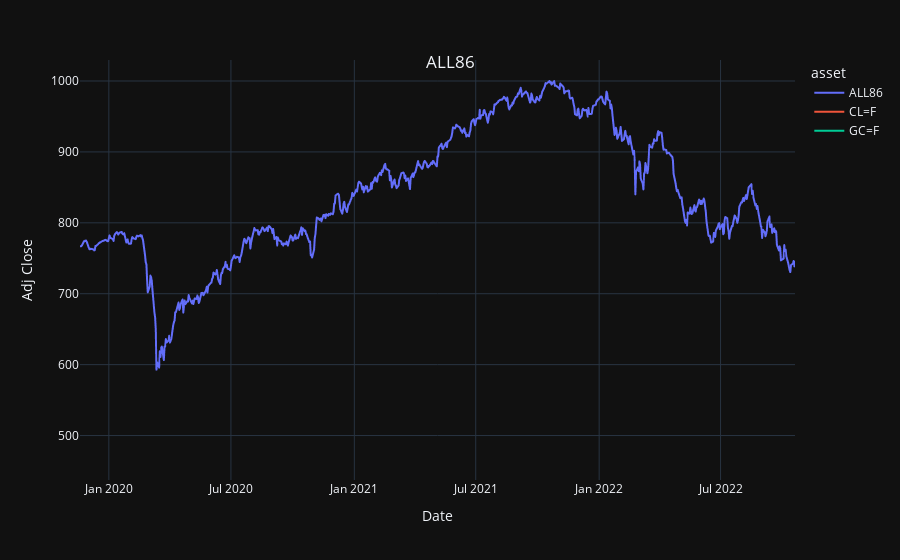

The notebook cell saved with this chart:
### Code cell
import plotly.express as px

template = "plotly_dark"

fig = px.line(all, x='Date', y="Adj Close", color='asset', template=template)

fig.update_layout(
    title={
        'text': "ALL86",
        'y':0.9,
        'x':0.5,
        'xanchor': 'center',
        'yanchor': 'top'})
fig.show()

### Figure 1 — Plotly figure (JSON) as saved in the notebook; plotly's stock layout.template omitted (floating-point values rounded to 4 significant figures; data arrays with more than 128 entries replaced by an {"elided": "..."} marker saying what was removed)
{"data": [{"hovertemplate": "asset=ALL86<br>Date=%{x}<br>Adj Close=%{y}<extra></extra>", "legendgroup": "ALL86", "line": {"color": "#636efa", "dash": "solid"}, "marker": {"symbol": "circle"}, "mode": "lines", "name": "ALL86", "showlegend": true, "type": "scattergl", "x": {"elided": "742 str values"}, "xaxis": "x", "y": {"elided": "742 float values"}, "yaxis": "y"}, {"hovertemplate": "asset=CL=F<br>Date=%{x}<br>Adj Close=%{y}<extra></extra>", "legendgroup": "CL=F", "line": {"color": "#EF553B", "dash": "solid"}, "marker": {"symbol": "circle"}, "mode": "lines", "name": "CL=F", "showlegend": true, "type": "scattergl", "x": {"elided": "431 null values"}, "xaxis": "x", "y": {"elided": "431 float values"}, "yaxis": "y"}, {"hovertemplate": "asset=GC=F<br>Date=%{x}<br>Adj Close=%{y}<extra></extra>", "legendgroup": "GC=F", "line": {"color": "#00cc96", "dash": "solid"}, "marker": {"symbol": "circle"}, "mode": "lines", "name": "GC=F", "showlegend": true, "type": "scattergl", "x": {"elided": "430 null values"}, "xaxis": "x", "y": {"elided": "430 float values"}, "yaxis": "y"}], "layout": {"legend": {"title": {"text": "asset"}, "tracegroupgap": 0}, "margin": {"t": 60}, "title": {"text": "ALL86", "x": 0.5, "xanchor": "center", "y": 0.9, "yanchor": "top"}, "xaxis": {"anchor": "y", "domain": [0, 1], "title": {"text": "Date"}}, "yaxis": {"anchor": "x", "domain": [0, 1], "title": {"text": "Adj Close"}}}}
